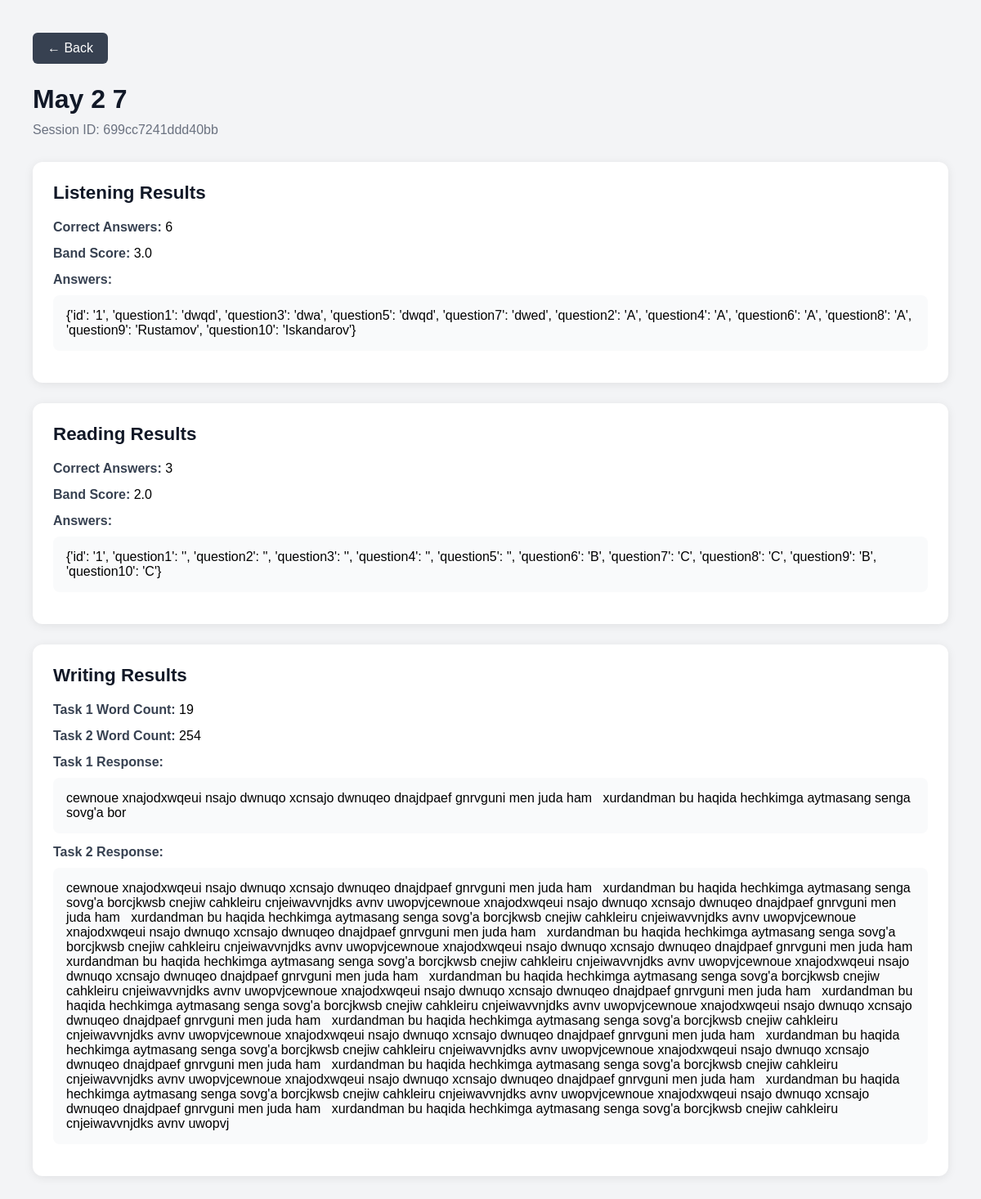
The app's page /student-result/699cc7241ddd40bb/ with its own data.
### core/models.py (models this page shows)
class ResultsTable(models.Model):
    exam_session = models.ForeignKey(           # ← new
        ExamSession,
        on_delete=models.SET_NULL,
        null=True, blank=True,
        related_name='results'
    )
    session_id = models.CharField(max_length=50, primary_key=True, unique=True)
    username = models.CharField(max_length=100)
    session_date = models.DateTimeField(auto_now_add=True)

class ListeningResults(models.Model):
    session = models.OneToOneField(
        'ResultsTable',
        on_delete=models.CASCADE,
        primary_key=True
        )
    test = models.ForeignKey(
        'ListeningTest',
        on_delete=models.SET_NULL,
        null=True,
        blank=True
        )
    listening_row_answers = models.JSONField()
    listening_correct_count = models.IntegerField()
    listening_mark = models.DecimalField(max_digits=2, decimal_places=1)

class ReadingResults(models.Model):
    session = models.OneToOneField('ResultsTable', on_delete=models.CASCADE, primary_key=True)
    test = models.ForeignKey('ReadingTest', on_delete=models.SET_NULL, null=True)
    reading_row_answers = models.JSONField()
    reading_correct_count = models.IntegerField()
    reading_mark = models.DecimalField(max_digits=2, decimal_places=1)

class WritingResults(models.Model):
    session = models.OneToOneField(
        'ResultsTable',
        on_delete=models.CASCADE,
        primary_key=True
        )
    test_id = models.CharField(max_length=50)
    task1_text = models.TextField()
    task2_text = models.TextField()
    task1_word_count = models.CharField()
    task2_word_count = models.CharField()

### core/views.py (the view)
# urls.py: path('student-result/<str:session_id>/', views.student_full_result, name='student_full_result'),
def student_full_result(request, session_id):
    result = get_object_or_404(
        ResultsTable,
        session_id=session_id
    )
    listening = ListeningResults.objects.filter(
        session=result
    ).first()
    reading = ReadingResults.objects.filter(
        session=result
    ).first()
    writing = WritingResults.objects.filter(
        session=result
    ).first()
    return render(request, 'core/student_full_result.html', {
        'result': result,
        'listening': listening,
        'reading': reading,
        'writing': writing,
    })

### core/templates/core/student_full_result.html (shortened to what this page needs)
<!DOCTYPE html>
<html lang="en">
<head>
</head>
<body>
    <div class="container">
        <a
            href="javascript:history.back()"
            class="back-btn"
        >
            ← Back
        </a>
        <h1 class="title">
            {{ result.username }}
        </h1>
        <p class="subtitle">
            Session ID: {{ result.session_id }}
        </p>
        <div class="card">
            <h2 class="section-title">
                Listening Results
            </h2>
            {% if listening %}
                <div class="info-row">
                    <span class="label">Correct Answers:</span>
                    {{ listening.listening_correct_count }}
                </div>
                <div class="info-row">
                    <span class="label">Band Score:</span>
                    {{ listening.listening_mark }}
                </div>
                <div class="info-row">
                    <span class="label">
                        Answers:
                    </span>
                    <div class="answers-box">
                        <pre>{{ listening.listening_row_answers }}</pre>
                    </div>
                </div>
            {% else %}
                <p>No listening results found.</p>
            {% endif %}
        </div>
        <div class="card">
            <h2 class="section-title">
                Reading Results
            </h2>
            {% if reading %}
                <div class="info-row">
                    <span class="label">Correct Answers:</span>
                    {{ reading.reading_correct_count }}
                </div>
                <div class="info-row">
                    <span class="label">Band Score:</span>
                    {{ reading.reading_mark }}
                </div>
                <div class="info-row">
                    <span class="label">
                        Answers:
                    </span>
                    <div class="answers-box">
                        <pre>{{ reading.reading_row_answers }}</pre>
                    </div>
                </div>
            {% else %}
                <p>No reading results found.</p>
            {% endif %}
        </div>
        <div class="card">
            <h2 class="section-title">
                Writing Results
            </h2>
            {% if writing %}
                <div class="info-row">
                    <span class="label">Task 1 Word Count:</span>
                    {{ writing.task1_word_count }}
                </div>
                <div class="info-row">
                    <span class="label">Task 2 Word Count:</span>
                    {{ writing.task2_word_count }}
                </div>
                <div class="info-row">
                    <span class="label">
                        Task 1 Response:
                    </span>
                    <div class="answers-box">
                        <pre>{{ writing.task1_text }}</pre>
                    </div>
                </div>
                <div class="info-row">
                    <span class="label">
                        Task 2 Response:
                    </span>
                    <div class="answers-box">
                        <pre>{{ writing.task2_text }}</pre>
                    </div>
                </div>
            {% else %}
                <p>No writing results found.</p>
            {% endif %}
        </div>
    </div>
</body>
</html>

### core/templates/core/student_full_result.html (style rules this page uses)
* { margin: 0; padding: 0; box-sizing: border-box; font-family: Arial, sans-serif; }
body { background: #f3f4f6; padding: 40px; }
.container { max-width: 1200px; margin: auto; }
.back-btn { display: inline-block; margin-bottom: 25px; background: #374151; color: white; text-decoration: none; padding: 10px 18px; border-radius: 6px; }
.title { font-size: 2rem; margin-bottom: 10px; color: #111827; }
.subtitle { color: #6b7280; margin-bottom: 30px; }
.card { background: white; border-radius: 12px; padding: 25px; margin-bottom: 25px; box-shadow: 0 2px 12px rgba(0,0,0,0.08); }
.section-title { font-size: 1.4rem; margin-bottom: 20px; color: #111827; }
.info-row { margin-bottom: 14px; }
.label { font-weight: bold; color: #374151; }
.answers-box { background: #f9fafb; padding: 16px; border-radius: 8px; overflow-x: auto; margin-top: 10px; }
pre { white-space: pre-wrap; word-wrap: break-word; }

### records on screen
ResultsTable: username "May 2 7", session_id "699cc7241ddd40bb"
ListeningResults: listening_correct_count "6", listening_mark "3.0", listening_row_answers "{'id': '1', 'question1': 'dwqd', 'question3': 'dwa', 'question5': 'dwqd', 'question7': 'dwed', 'question2': 'A', 'question4': 'A', 'question6': 'A', 'question8': 'A', 'question9': 'Rustamov', 'question10': 'Iskandarov'}"
ReadingResults: reading_correct_count "3", reading_mark "2.0", reading_row_answers "{'id': '1', 'question1': '', 'question2': '', 'question3': '', 'question4': '', 'question5': '', 'question6': 'B', 'question7': 'C', 'question8': 'C', 'question9': 'B', 'question10': 'C'}"
WritingResults: task1_word_count "19", task2_word_count "254", task1_text "cewnoue xnajodxwqeui nsajo dwnuqo xcnsajo dwnuqeo dnajdpaef gnrvguni men juda ham xurdandman bu haqida hechkimga aytmasang senga sovg'a bor", task2_text "cewnoue xnajodxwqeui nsajo dwnuqo xcnsajo dwnuqeo dnajdpaef gnrvguni men juda ham xurdandman bu haqida hechkimga aytmasang senga sovg'a borcjkwsb cnejiw cahkleiru cnjeiwavvnjdks avnv uwopvjcewnoue xnajodxwqeui nsajo dwnuqo xcnsajo dwnuqeo dnajdpaef gnrvguni men juda ham xurdandman bu haqida hechkimga aytmasang senga sovg'a borcjkwsb cnejiw cahkleiru cnjeiwavvnjdks avnv uwopvjcewnoue xnajodxwqeui nsajo dwnuqo xcnsajo dwnuqeo dnajdpaef gnrvguni men juda ham xurdandman bu haqida hechkimga aytmasang senga sovg'a borcjkwsb cnejiw cahkleiru cnjeiwavvnjdks avnv uwopvjcewnoue xnajodxwqeui nsajo dwnuqo xcnsajo dwnuqeo dnajdpaef gnrvguni men juda ham xurdandman bu haqida hechkimga aytmasang senga…"
